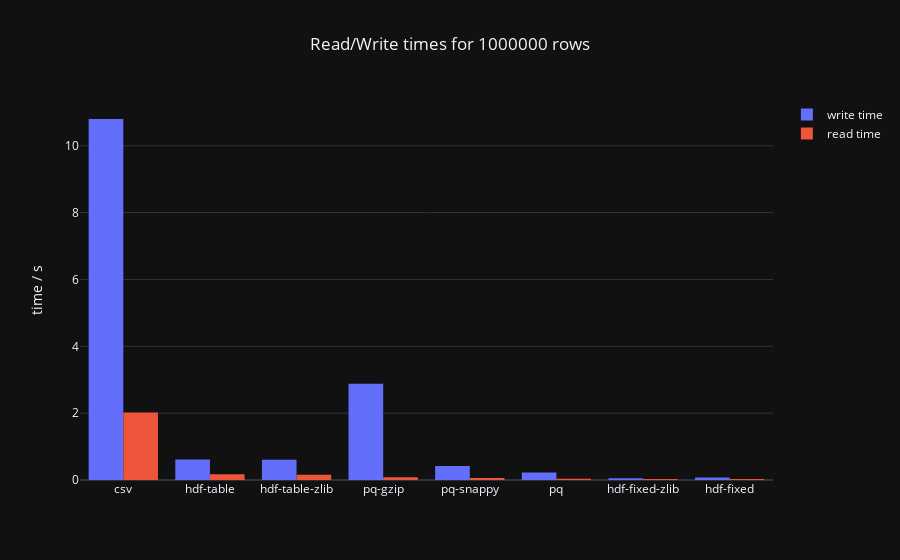

The cell this chart's notebook holds for it:
### Code cell
data = [
    go.Bar(
        x=results['format'],
        y=results['write_s'],
        name='write time'
    ),
    go.Bar(
        x=results['format'],
        y=results['read_s'],
        name='read time'   
    ),
]

layout = go.Layout(
    title=f'Read/Write times for {len(test_df)} rows',
    yaxis = dict(
        title='time / s',
        hoverformat='.1f'
    ),
    template='plotly_dark'
)

fig = go.Figure(data=data, layout=layout)

py.iplot(fig)

### Figure 1 — Plotly figure (JSON) as saved in the notebook; plotly's stock layout.template omitted (floating-point values rounded to 4 significant figures)
{"data": [{"name": "write time", "type": "bar", "uid": "8ba58bc6-d980-4de2-b61f-54451c6b3438", "x": ["csv", "hdf-table", "hdf-table-zlib", "pq-gzip", "pq-snappy", "pq", "hdf-fixed-zlib", "hdf-fixed"], "y": [10.8, 0.616, 0.6052, 2.878, 0.4202, 0.228, 0.05071, 0.07272]}, {"name": "read time", "type": "bar", "uid": "10eb3dc7-85bc-46e2-bf0e-ef6d5f3bcf0c", "x": ["csv", "hdf-table", "hdf-table-zlib", "pq-gzip", "pq-snappy", "pq", "hdf-fixed-zlib", "hdf-fixed"], "y": [2.02, 0.1687, 0.1586, 0.08401, 0.06298, 0.03901, 0.02884, 0.02809]}], "layout": {"autosize": true, "title": "Read/Write times for 1000000 rows", "xaxis": {"autorange": true, "range": [-0.5, 7.5], "type": "category"}, "yaxis": {"autorange": true, "hoverformat": ".1f", "range": [0, 11.37], "title": "time / s", "type": "linear"}}}
